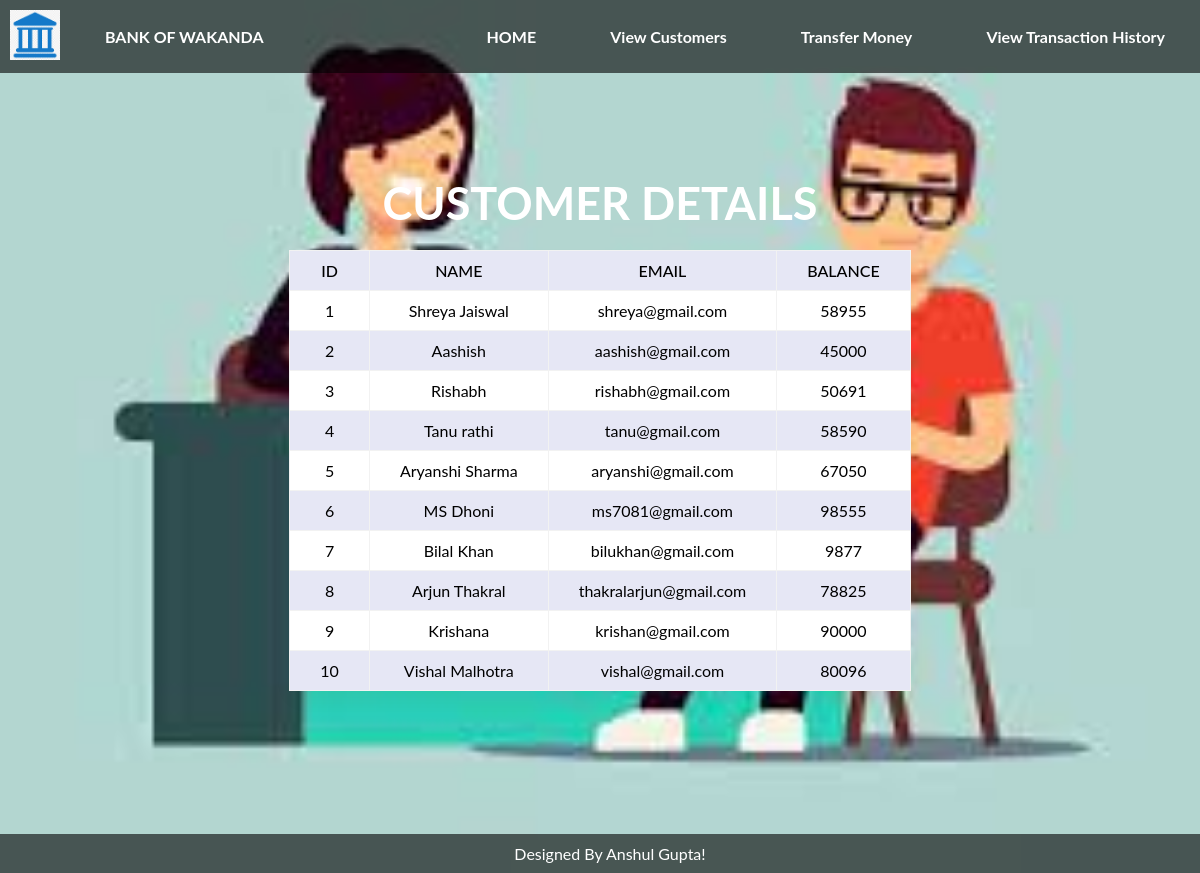
Screenshot of /display.php with the database file from the repository.
### tables this page shows
CREATE TABLE `customer` (
  `id` int(3) NOT NULL,
  `name` text NOT NULL,
  `email` varchar(30) NOT NULL,
  `balance` int(8) NOT NULL
);

### display.php (the view, shortened to what this page needs)
<!DOCTYPE html>
<html>
<head>
</head>
<body>
    <nav>
        <div class="logo">
            <img src="logo3.png" width="50" height="50">
        </div>
        <ul>
            <li><a href="home.php">HOME</a></li>
            <li><a href="display.php">View Customers</a></li>
            <li><a href="transfermoney.php">Transfer Money </a></li>
            <li><a href="transactionhistory.php">View Transaction History</a></li>
        </ul>
        <div style="float:left;"><ul>
        <li><a href="#">BANK OF WAKANDA </a></li>
        </ul></div>
    </nav>
    <div class="main-div">
        <h1>CUSTOMER DETAILS </h1>
        <div class="center-div">
            <div class="table-responsive">
                <table>
                    <thead>
                        <tr>
                            <th>ID</th>
                            <th>NAME</th>
                            <th>EMAIL</th>
                            <th>BALANCE</th>
                        </tr>
                    </thead>
                    <tbody>
                        <?php
                        include 'connection.php';
                        $selectquery = "select * from customer";
                        $query = mysqli_query($con, $selectquery);
                        while ($res = mysqli_fetch_array($query)) {
                        ?>
                            <tr>
                                <td> <?php echo $res['id']; ?></td>
                                <td><?php echo $res['name']; ?></td>
                                <td><?php echo $res['email']; ?></td>
                                <td><?php echo $res['balance']; ?></td>
                            </tr>
                        <?php
                        }
                        ?>
                    </tbody>
                </table>
            </div>
        </div>
    </div>
    <div class="footer">
        <p>Designed By Anshul Gupta!
        </p>
    </div>
</body>
</html>

### display.php (style rules this page uses)
* { margin: 0; padding: 0; font-family: 'Lato', sans-serif; }
body { width: 100%; height: 100vh; background-image: url(customer.jpg); background-size:100% ; background-position: center; background-repeat: no-repeat; background-color: #e6e7f5; }
tr:nth-child(odd) { background-color: #e6e7f5; }
nav { width: 100%; background-color: rgba(0, 0, 0, 0.6); overflow: hidden; }
nav ul { list-style-type: none; float: right; margin-top: 7px; }
nav ul li { display: inline-block; }
nav ul li a { text-decoration: none; padding: 20px 35px; text-align: center; color: white; display: block; font-weight: 700; }
.footer { position: fixed; left: 0; bottom: 0; width: 100%; background-color:rgba(0, 0, 0, 0.6); color: white; text-align: center; padding: 10px; }
.logo { float: left; padding: 10px; }
.main-div { width: 100%; height: 100vh; display: flex; flex-direction: column; justify-content: center; align-items: center; }
h1 { font-size: 45px; color: white; text-align: center; margin-top: -80px; margin-bottom: 20px; }
table { border-collapse: collapse; background-color: #fff; box-shadow: 0 10px 20px 0 rgba(0, 0, 0, .03); border-radius: 10px; margin: auto; }
th, td { border: 1px solid #f2f2f2; padding: 10px 30px; text-align: center; color: black; }
th { text-transform: uppercase; font-weight: 500; }
td { font-size: 13 px; }

### rows the page displays
customer: id "1", name "Shreya Jaiswal", email "shreya@gmail.com", balance "58955"
customer: id "2", name "Aashish", email "aashish@gmail.com", balance "45000"
customer: id "3", name "Rishabh", email "rishabh@gmail.com", balance "50691"
customer: id "4", name "Tanu rathi", email "tanu@gmail.com", balance "58590"
customer: id "5", name "Aryanshi Sharma", email "aryanshi@gmail.com", balance "67050"
customer: id "6", name "MS Dhoni", email "ms7081@gmail.com", balance "98555"
customer: id "7", name "Bilal Khan", email "bilukhan@gmail.com", balance "9877"
customer: id "8", name "Arjun Thakral", email "thakralarjun@gmail.com", balance "78825"
customer: id "9", name "Krishana", email "krishan@gmail.com", balance "90000"
customer: id "10", name "Vishal Malhotra", email "vishal@gmail.com", balance "80096"
